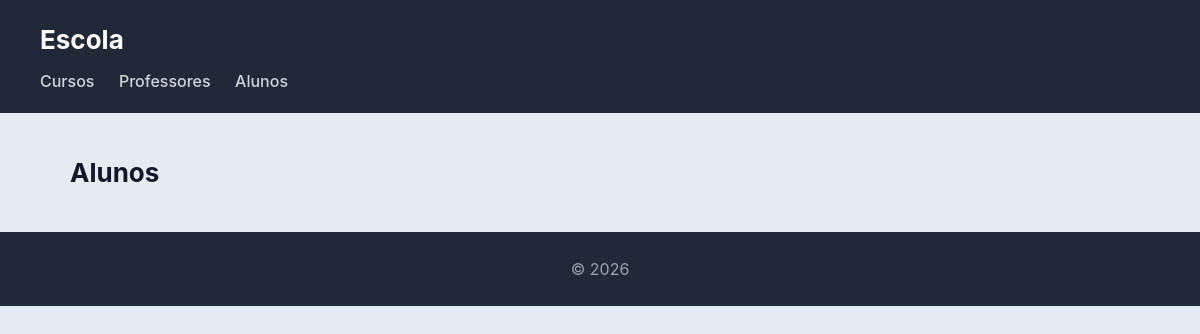
The page /escola/alunos/ on the database as committed earlier.
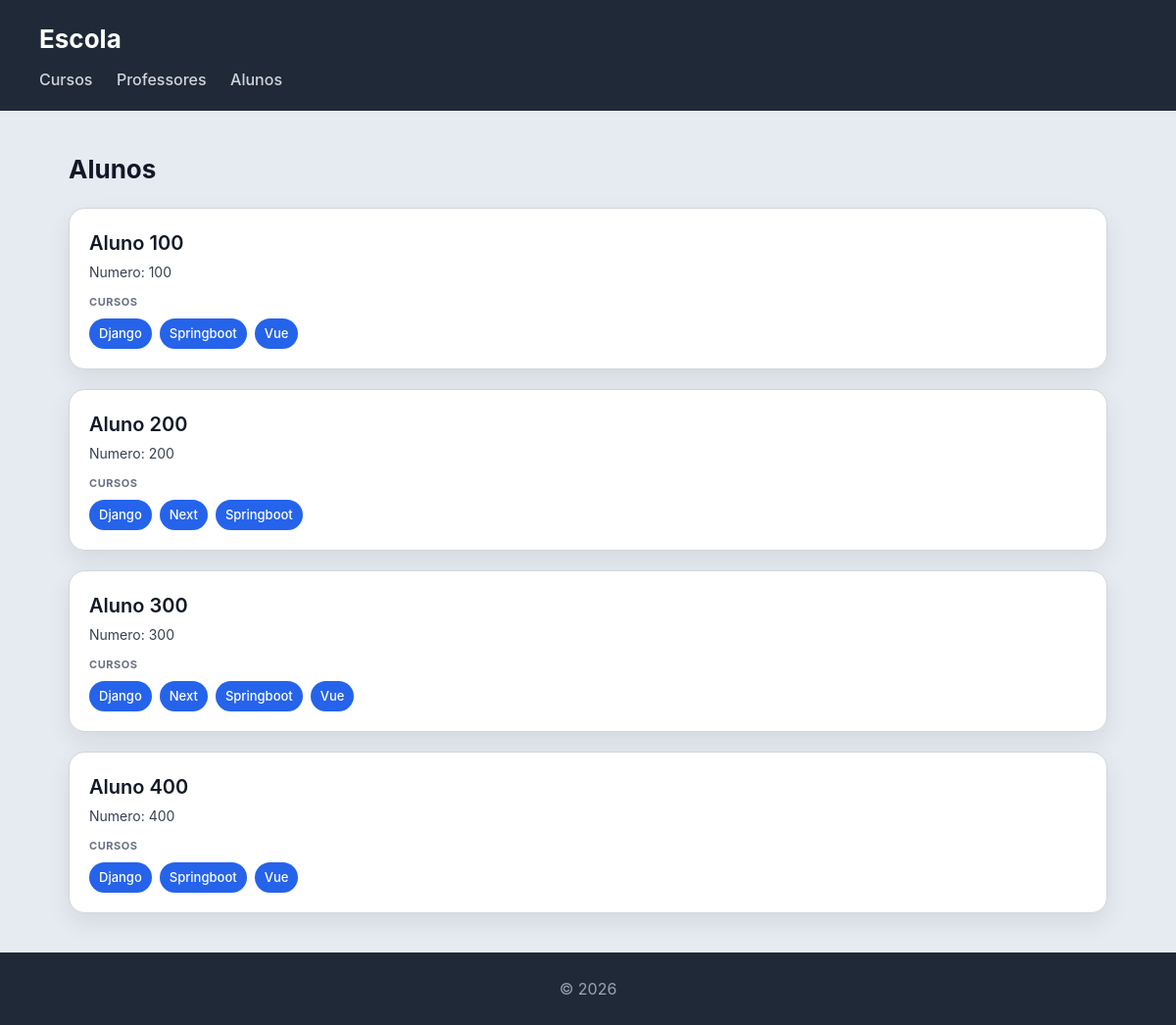
The same page on the database as committed later.
### ficha7_escola/models.py (models this page shows, shortened)
class Aluno(models.Model):
    num = models.IntegerField()
    nome = models.CharField(max_length=50)

class Curso(models.Model):
    nome = models.CharField(max_length=50)
    imagem = models.ImageField(upload_to='ficha7_escola/fotos', null=True, blank=True)
    professor = models.ForeignKey(Professor,on_delete=models.CASCADE,related_name="cursos")
    alunos = models.ManyToManyField(Aluno,related_name="cursos")

### ficha7_escola/views.py (the view)
# urls.py: path('alunos/', views.alunos_view, name="alunos")
def alunos_view(request):
    alunos = Aluno.objects.all().prefetch_related('cursos').all()
    return render(request, 'escola/alunos.html', {'alunos': alunos})

### ficha7_escola/templates/escola/alunos.html
{% extends "escola/base.html" %}
{% block content %}
<h2>Alunos</h2>
<section>
    {% for aluno in alunos %}
    <article>
        <header>
            <h3>{{ aluno.nome }}</h3>
            <p>Numero: {{ aluno.num }}</p>
        </header>
        <section>
            <h4>Cursos</h4>
            <ul>
                {% for curso in aluno.cursos.all %}
                    <li>{{ curso.nome }}</li>
                {% empty %}
                    <li>Sem cursos inscritos</li>
                {% endfor %}
            </ul>
        </section>
    </article>
    {% endfor %}
</section>
{% endblock %}

Rows that differ between the two databases and show on the page:
added Aluno: nome "Aluno 100", num "100"
added Curso: nome "Django"
added Curso: nome "Springboot"
added Curso: nome "Vue"
added Aluno: nome "Aluno 200", num "200"
added Curso: nome "Next"
added Aluno: nome "Aluno 300", num "300"
added Aluno: nome "Aluno 400", num "400"
